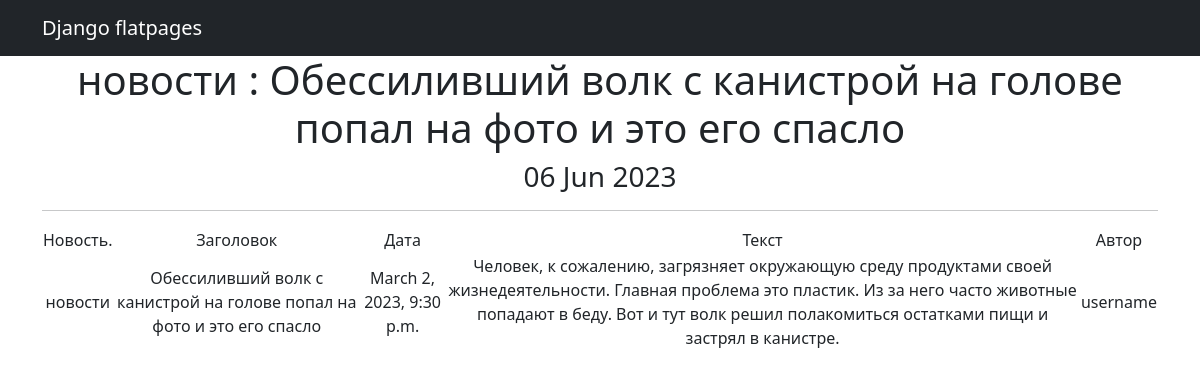
The app's page /posts/9 with its own data.
### news/models.py (models this page shows, shortened)
class Post(models.Model):
    author = models.ForeignKey(Author, on_delete=models.CASCADE)
    content_type = models.CharField(max_length=256, choices=ContentType.choices)
    data = models.DateTimeField(auto_now_add=True)
    content_header = models.CharField(max_length=256)
    content_text = models.CharField(max_length=5000)
    content_rating = models.IntegerField(default=0)
    category = models.ManyToManyField(Category, through='PostCategory')
    def __str__(self):
        return f' {self.content_type} : {self.content_header}'

class Author(models.Model):
    user = models.OneToOneField(User, on_delete=models.CASCADE)
    rating = models.IntegerField(default=0)
    def __str__(self):
        return self.user.username

### news/views.py (the view)
# urls.py: path('<int:pk>', PostDetail.as_view(), name='post_details'),
class PostDetail(DetailView):
    model = Post
    template_name = 'news/post_details.html'
    context_object_name = 'posts'
    def get_object(self, *args, **kwargs):
        obj = cache.get(f'product-{self.kwargs["pk"]}', None)
        if not obj:
            obj = super().get_object(queryset=self.queryset)
            cache.set(f'product-{self.kwargs["pk"]}', obj)
        return obj
    def get_context_data(self, **kwargs):
        context = super().get_context_data(**kwargs)
        context['time_now'] = datetime.utcnow()
        return context

### templates/news/post_details.html (shortened to what this page needs)
{% extends 'flatpages/default.html' %}
{% block content %}
<h1>{{ posts}}</h1>
    <h3>{{ time_now|date:'d M Y' }}</h3>
    <hr>
       <table>
           <tr>
               <td>Новость.</td>
               <td>Заголовок</td>
               <td>Дата</td>
               <td>Текст</td>
               <td>Автор</td>
           </tr>
           <tr>
               <td>{{ posts.content_type }}</td>
               <td>{{ posts.content_header }}</td>
               <td>{{ posts.data }}</td>
               <td>{{ posts.content_text}}</td>
               <td>{{ posts.author}}</td>
           </tr>
       </table>
{% endblock content %}

### records on screen
Post: content_type+content_header "новости : Обессиливший волк с канистрой на голове попал на фото и это его спасло", content_type "новости", content_header "Обессиливший волк с канистрой на голове попал на фото и это его спасло", data "March 2, 2023, 9:30 p.m.", content_text "Человек, к сожалению, загрязняет окружающую среду продуктами своей жизнедеятельности. Главная проблема это пластик. Из за него часто животные попадают в беду. Вот и тут волк решил полакомиться остатками пищи и застрял в канистре.", author "username"

### other values on screen
{{ time_now|date:'d M Y' }} "06 Jun 2023"
